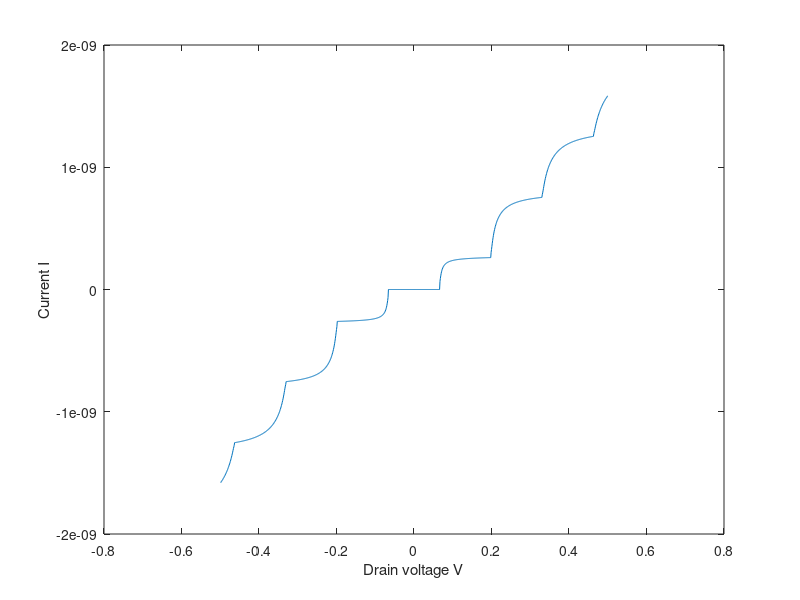
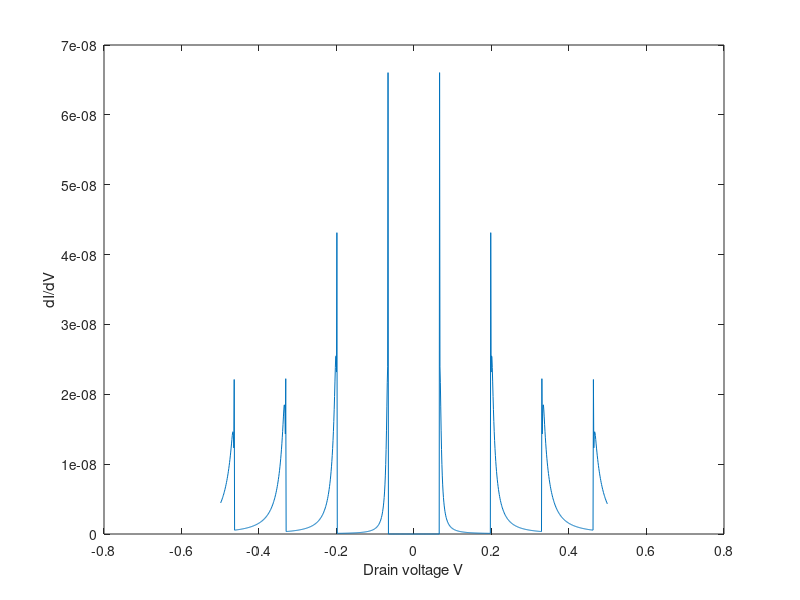

MATLAB code for these plots, in order:
% Matlab program source for numerical simulation of Master equation
% in single electron transistor

%1. first step, the following physical constant and device parameters are defined as follows.
clear all;
% Definition of Physical constant
q=1.602e-19;    % electronic charge (C)
kb=1.381e-23;   % Boltzman constant (J/K)
% Definition of Device parameters
c1=1.0e-20;     % tunnel capacitor C1 (F)
c2=2.1e-19;     % tunnel capacitor C2 (F)
cg=1.0e-18;     % gate capacitor Cg (F)
ctotal=c1+c2+cg;    % total capacitance (F)
mega=1000000;   % definition of mega=106
r1=15*mega;     % tunnel resistance R1 (Ohm)
r2=250*mega;    % tunnel resistance R2 (Ohm)

%2. The values of external parameters (V, V_G, Q_0 and T) is given. Here,
%the V_G , Q_0 and T are kept a constant while the V is varied from Vmin to Vmax, as follows:
Vg=0;   % gate voltage (V)
q0=0;   % background charge q0 is assumed to be zero
temp=10;    % temperature T (K)
vmin=-0.5;  % drain voltage minimum Vmin (V)
vmax=0.5;   % drain voltage maximum Vmax (V)
NV=1000;    % number of grid from Vmin to Vmax
dV=(vmax-vmin)/NV;  % drain voltage increment of each grid point
for iv=1:NV     % loop start for drain voltage
    V(iv)=vmin+iv*dV;   % drain voltage in each grid point
    % Note that loop end for drain voltage is located in the end of this program source
    
    %3. Calculation of ?F, as follows:
    Nmin=-20;    % minimum number of N (charge number in dot)
    Nmax=20;     % maximum number of N (charge number in dot)
    for ne=1:Nmax-Nmin  % loop start for N
        n=Nmin+ne;   % N charge number in dot
        %Calculation of ?? in equations (25a) and (25b)
        dF1p=q/ctotal*(0.5*q+(n*q-q0)-(c2+cg)*V(iv)+cg*Vg);
        dF1n=q/ctotal*(0.5*q-(n*q-q0)+(c2+cg)*V(iv)-cg*Vg);
        dF2p=q/ctotal*(0.5*q-(n*q-q0)-c1*V(iv)-cg*Vg);
        dF2n=q/ctotal*(0.5*q+(n*q-q0)+c1*V(iv)+cg*Vg);
        % Noted that loop end for N is located after calculation of \Gamma
        
        %4. the values of ?F are identified and then used for the calculation of \Gamma. If ?F is negative,
        % will be calculated by equations (26a) and (26b). However, if the ?F is positive, \Gamma is set to
        % be closed to the zero (very small). Note that the value of \Gamm ais always positive. These
        % identifications are done for four conditiond of ?F.
        
        if dF1p<0
            T1p(ne)=1/(r1*q*q)*(-dF1p)/(1-exp(dF1p/(kb*temp)));
            % ? positive in equation (26a)
        else
            T1p(ne)=1e-1; % ? positive is assumed to be very small
        end
        if dF1n<0
            T1n(ne)=1/(r1*q*q)*(-dF1n)/(1-exp(dF1n/(kb*temp)));
            % ? negative in equation (26a)
        else
            T1n(ne)=1e-1; % ? negative is assumed to be very small
        end
        if dF2p<0
            T2p(ne)=1/(r2*q*q)*(-dF2p)/(1-exp(dF2p/(kb*temp)));
            % ? positive in equation (26b)
        else
            T2p(ne)=1e-1; % ? positive is assumed to be very small
        end
        
        if dF2n<0
            T2n(ne)=1/(r2*q*q)*(-dF2n)/(1-exp(dF2n/(kb*temp)));
            % ? negative in equation (26b)
        else
            T2n(ne)=1e-1; % ? negative is assumed to be very small
            
        end
    end % loop end for N
    
    % 5. The p(n) of equation (28) is calculated. For this, normalization of equation (31a) must
    % be satisfied. Here, the values of p(Nmin) and p(Nmax) is assumed to be 0.01.
    
    p(1)=0.001; % ?(Nmin) is assumed to be 0.01
    p(Nmax-Nmin)=0.001; % ?(Nmax) is assumed to be 0.01
    % 6. Normalization of p is done. Here, ? p(n) is calculated.
    sum=0; % sum=0 is initial value to calculate ?
    for ne=2:Nmax-Nmin
        p(ne)=p(ne-1)*(T2n(ne-1)+T1p(ne-1))/(T2p(ne)+T1n(ne));
        % calculation of ?(N) in equation (28)
        % The conditions below are used to avoid divergence of Matlab  calculation
       
        if p(ne)>1e250
            p(ne)=1e250;
        end
        if p(ne)<1e-250
            p(ne)=1e-250;
        end
        % ---------------------
        sum=sum+p(ne);
    end
    for ne=2:Nmax-Nmin
        p(ne)=p(ne)/sum; % Normalization in equation (31b)
    end
    
    %Finally, the current is computed as follows:
    
    sumI=0; % sumI=0 is initial condition for current calculation
    
    for ne=2:Nmax-Nmin
        sumI=sumI+p(ne)*(T2p(ne)-T2n(ne));
    end
    I(iv)=q*sumI; % I in equation (32b)
end % end of drain voltage loop
figure('Name','plot of I vs V','NumberTitle','off');
plot(V,I); % plot of I vs V
xlabel ('Drain voltage V');
ylabel ('Current I');
for iv=1:NV-1
    dIdV(iv)=(I(iv+1)-I(iv))/dV; % calculation of dI/dV
end
figure('Name','plot of dI/dV vs V','NumberTitle','off');
plot(V(1,1:NV-1),dIdV);
xlabel ('Drain voltage V');
ylabel ('dI/dV');